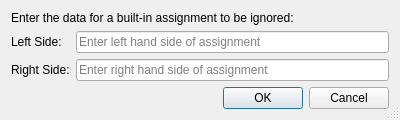
<?xml version="1.0" encoding="UTF-8"?>
<ui version="4.0">
 <class>CodeStyleAddBuiltinIgnoreDialog</class>
 <widget class="QDialog" name="CodeStyleAddBuiltinIgnoreDialog">
  <property name="geometry">
   <rect>
    <x>0</x>
    <y>0</y>
    <width>400</width>
    <height>112</height>
   </rect>
  </property>
  <property name="windowTitle">
   <string>Add Built-in Assignment</string>
  </property>
  <property name="sizeGripEnabled">
   <bool>true</bool>
  </property>
  <layout class="QGridLayout" name="gridLayout">
   <item row="0" column="0" colspan="2">
    <widget class="QLabel" name="label">
     <property name="text">
      <string>Enter the data for a built-in assignment to be ignored:</string>
     </property>
     <property name="wordWrap">
      <bool>true</bool>
     </property>
    </widget>
   </item>
   <item row="1" column="0">
    <widget class="QLabel" name="label_2">
     <property name="text">
      <string>Left Side:</string>
     </property>
    </widget>
   </item>
   <item row="1" column="1">
    <widget class="E5ClearableLineEdit" name="leftEdit">
     <property name="placeholderText">
      <string>Enter left hand side of assignment</string>
     </property>
    </widget>
   </item>
   <item row="2" column="0">
    <widget class="QLabel" name="label_3">
     <property name="text">
      <string>Right Side:</string>
     </property>
    </widget>
   </item>
   <item row="2" column="1">
    <widget class="E5ClearableLineEdit" name="rightEdit">
     <property name="placeholderText">
      <string>Enter right hand side of assignment</string>
     </property>
    </widget>
   </item>
   <item row="3" column="0" colspan="2">
    <widget class="QDialogButtonBox" name="buttonBox">
     <property name="orientation">
      <enum>Qt::Horizontal</enum>
     </property>
     <property name="standardButtons">
      <set>QDialogButtonBox::Cancel|QDialogButtonBox::Ok</set>
     </property>
    </widget>
   </item>
  </layout>
 </widget>
 <customwidgets>
  <customwidget>
   <class>E5ClearableLineEdit</class>
   <extends>QLineEdit</extends>
   <header>E5Gui/E5LineEdit.h</header>
  </customwidget>
 </customwidgets>
 <resources/>
 <connections>
  <connection>
   <sender>buttonBox</sender>
   <signal>accepted()</signal>
   <receiver>CodeStyleAddBuiltinIgnoreDialog</receiver>
   <slot>accept()</slot>
   <hints>
    <hint type="sourcelabel">
     <x>248</x>
     <y>254</y>
    </hint>
    <hint type="destinationlabel">
     <x>157</x>
     <y>274</y>
    </hint>
   </hints>
  </connection>
  <connection>
   <sender>buttonBox</sender>
   <signal>rejected()</signal>
   <receiver>CodeStyleAddBuiltinIgnoreDialog</receiver>
   <slot>reject()</slot>
   <hints>
    <hint type="sourcelabel">
     <x>316</x>
     <y>260</y>
    </hint>
    <hint type="destinationlabel">
     <x>286</x>
     <y>274</y>
    </hint>
   </hints>
  </connection>
 </connections>
</ui>
